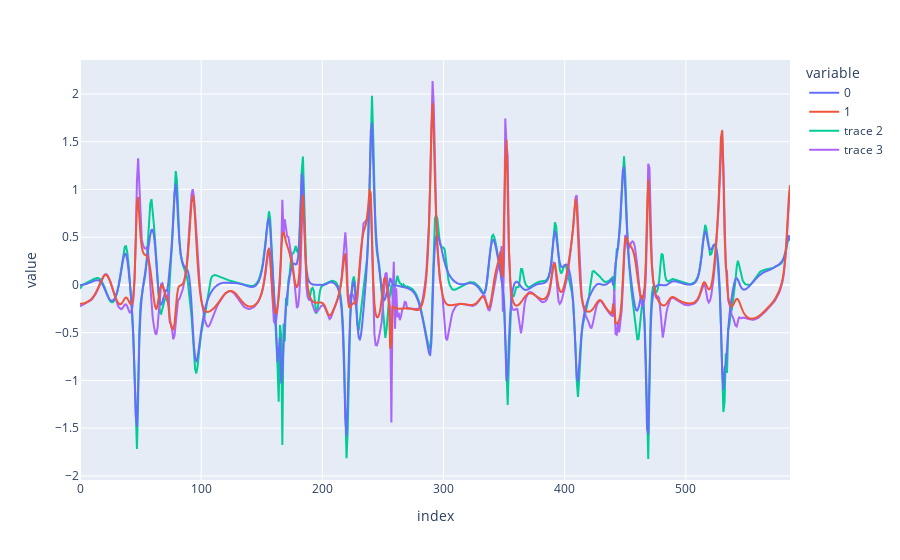

Notebook code for this chart:
### Code cell
fig = px.line(y)
fig.add_trace(go.Scatter(y=y_pred.cpu().detach().numpy()[:,0], mode='lines', showlegend=True))
fig.add_trace(go.Scatter(y=y_pred.cpu().detach().numpy()[:,1], mode='lines', showlegend=True))

### Figure 1 — Plotly figure (JSON) as saved in the notebook; plotly's stock layout.template omitted (floating-point values rounded to 4 significant figures; data arrays with more than 128 entries replaced by an {"elided": "..."} marker saying what was removed)
{"data": [{"hovertemplate": "variable=0<br>index=%{x}<br>value=%{y}<extra></extra>", "legendgroup": "0", "line": {"color": "#636efa", "dash": "solid"}, "marker": {"symbol": "circle"}, "mode": "lines", "name": "0", "showlegend": true, "type": "scattergl", "x": {"elided": "587 int values"}, "xaxis": "x", "y": {"elided": "587 float values"}, "yaxis": "y"}, {"hovertemplate": "variable=1<br>index=%{x}<br>value=%{y}<extra></extra>", "legendgroup": "1", "line": {"color": "#EF553B", "dash": "solid"}, "marker": {"symbol": "circle"}, "mode": "lines", "name": "1", "showlegend": true, "type": "scattergl", "x": {"elided": "587 int values"}, "xaxis": "x", "y": {"elided": "587 float values"}, "yaxis": "y"}, {"mode": "lines", "showlegend": true, "type": "scatter", "y": {"elided": "587 float values"}}, {"mode": "lines", "showlegend": true, "type": "scatter", "y": {"elided": "587 float values"}}], "layout": {"legend": {"title": {"text": "variable"}, "tracegroupgap": 0}, "margin": {"t": 60}, "xaxis": {"anchor": "y", "domain": [0, 1], "title": {"text": "index"}}, "yaxis": {"anchor": "x", "domain": [0, 1], "title": {"text": "value"}}}}
